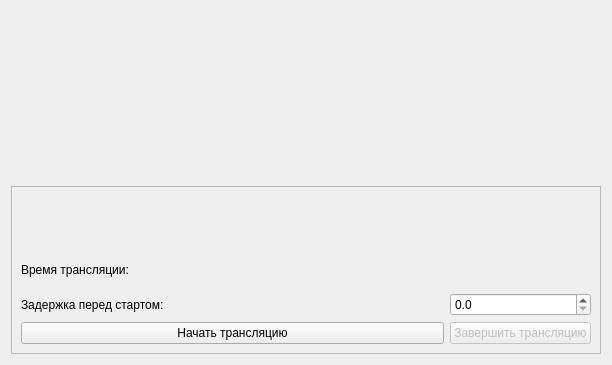
<?xml version="1.0" encoding="UTF-8"?>
<ui version="4.0">
 <class>Form</class>
 <widget class="QWidget" name="Form">
  <property name="geometry">
   <rect>
    <x>0</x>
    <y>0</y>
    <width>612</width>
    <height>365</height>
   </rect>
  </property>
  <property name="windowTitle">
   <string>Form</string>
  </property>
  <layout class="QGridLayout" name="gridLayout">
   <item row="0" column="0">
    <widget class="Widget3D" name="widget" native="true"/>
   </item>
   <item row="1" column="0">
    <widget class="QFrame" name="frame">
     <property name="frameShape">
      <enum>QFrame::StyledPanel</enum>
     </property>
     <property name="frameShadow">
      <enum>QFrame::Raised</enum>
     </property>
     <layout class="QGridLayout" name="gridLayout_2">
      <item row="3" column="1">
       <widget class="QDoubleSpinBox" name="dSB_delay">
        <property name="wrapping">
         <bool>false</bool>
        </property>
        <property name="readOnly">
         <bool>false</bool>
        </property>
        <property name="accelerated">
         <bool>false</bool>
        </property>
        <property name="showGroupSeparator" stdset="0">
         <bool>false</bool>
        </property>
        <property name="decimals">
         <number>1</number>
        </property>
        <property name="maximum">
         <double>200.000000000000000</double>
        </property>
        <property name="singleStep">
         <double>0.100000000000000</double>
        </property>
       </widget>
      </item>
      <item row="3" column="0">
       <widget class="QLabel" name="label_2">
        <property name="text">
         <string>Задержка перед стартом:</string>
        </property>
       </widget>
      </item>
      <item row="1" column="0">
       <widget class="QLabel" name="label">
        <property name="text">
         <string>Время трансляции:</string>
        </property>
       </widget>
      </item>
      <item row="1" column="1">
       <widget class="QLabel" name="l_translation_time">
        <property name="text">
         <string/>
        </property>
       </widget>
      </item>
      <item row="4" column="0">
       <widget class="QPushButton" name="pB_start_translation">
        <property name="text">
         <string>Начать трансляцию</string>
        </property>
       </widget>
      </item>
      <item row="4" column="1">
       <widget class="QPushButton" name="pB_stop_translation">
        <property name="enabled">
         <bool>false</bool>
        </property>
        <property name="text">
         <string>Завершить трансляцию</string>
        </property>
       </widget>
      </item>
      <item row="0" column="1">
       <widget class="QLabel" name="l_sygnal">
        <property name="sizePolicy">
         <sizepolicy hsizetype="Preferred" vsizetype="Preferred">
          <horstretch>0</horstretch>
          <verstretch>0</verstretch>
         </sizepolicy>
        </property>
        <property name="minimumSize">
         <size>
          <width>50</width>
          <height>50</height>
         </size>
        </property>
        <property name="maximumSize">
         <size>
          <width>50</width>
          <height>50</height>
         </size>
        </property>
        <property name="text">
         <string/>
        </property>
       </widget>
      </item>
     </layout>
    </widget>
   </item>
  </layout>
 </widget>
 <customwidgets>
  <customwidget>
   <class>Widget3D</class>
   <extends>QWidget</extends>
   <header location="global">UI.CustomWidgets.Widget3D.h</header>
   <container>1</container>
  </customwidget>
 </customwidgets>
 <resources/>
 <connections/>
</ui>
